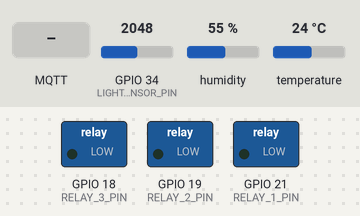
The sketch below on a simulated ESP32. On the bench: switched loads named in the sketch (green lamp = pin HIGH). Inputs (shaded band) come from the test bench; at power-on: GPIO 34 (LIGHT_SENSOR_PIN) = 2048, humidity 55 %, temperature 24 °C. WiFi joins after 1.5 s; servers stay silent unless stated; random numbers use the default seed unless the sketch sets one; no MQTT or app messages arrive unless stated; what the sketch prints to the serial monitor is not drawn.

Above: at 3.2 s.
3.3 s: MQTT message "1" arrives on the first subscribed topic
At 5.0 s:
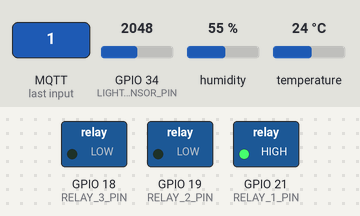
5.6 s: MQTT message "1" arrives on the second subscribed topic
At 6.7 s:
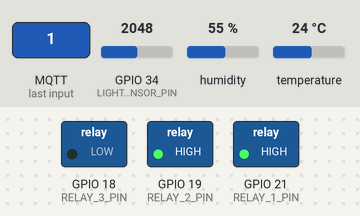
7.6 s: MQTT message "0" arrives on the first subscribed topic
At 9.4 s:
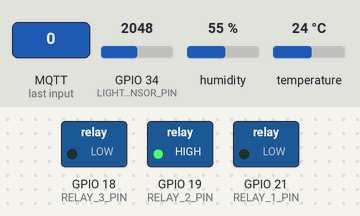
9.7 s: MQTT message "1" arrives on the third subscribed topic
At 11.3 s:
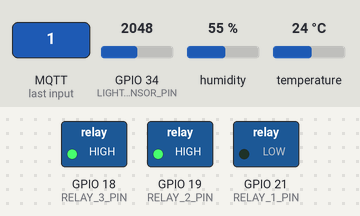
11.7 s: MQTT message "0" arrives on the second subscribed topic
At 12.9 s:
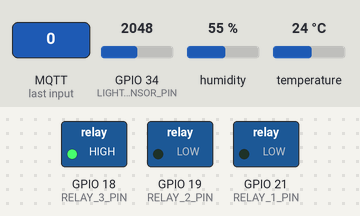
13.7 s: MQTT message "0" arrives on the third subscribed topic
At 14.6 s:
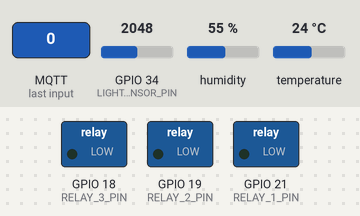
Timing chart, 0 to 16.7 s (numbered marks = the images above; inputs shaded):
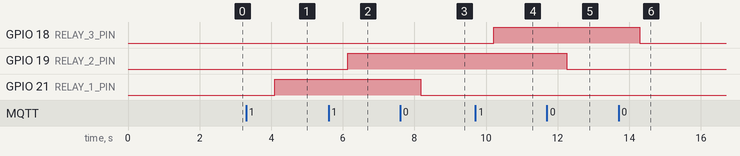

The sketch:

arduino_io_ino.ino
```cpp
#include <WiFi.h>
#include <PubSubClient.h>
#include <DHT.h>

// Cấu hình WiFi
const char *ssid = "Iphone";
const char *password = "87654321";

// Cấu hình MQTT
const char *mqtt_server = "172.20.10.5";
const int mqtt_port = 1883;
const char *mqtt_topic = "sensor";
const char *mqtt_topic_relay = "relay";

// Thông tin xác thực MQTT
const char *mqtt_user = "DongND";
const char *mqtt_pass = "dong1808";

// Chủ đề để gửi trạng thái relay
const char *relay_status_topic = "relay_status";

// Các chủ đề MQTT cho điều khiển relay
const char *relay_1_topic = "relay_1";
const char *relay_2_topic = "relay_2";
const char *relay_3_topic = "relay_3";

// Cấu hình DHT11
#define DHTPIN 4
#define DHTTYPE DHT11
DHT dht(DHTPIN, DHTTYPE);

// Cấu hình chân relay
#define RELAY_1_PIN 21
#define RELAY_2_PIN 19
#define RELAY_3_PIN 18

// Cấu hình chân cảm biến ánh sáng
#define LIGHT_SENSOR_PIN 34
#define maxLux 500

// Biến trạng thái relay
int state_1 = 0;
int state_2 = 0;
int state_3 = 0;

// MQTT client
WiFiClient espClient;
PubSubClient client(espClient);

// Hàm kết nối WiFi
void setup_wifi()
{
  delay(10);
  Serial.println();
  Serial.print("Connecting to ");
  Serial.println(ssid);

  WiFi.begin(ssid, password);

  while (WiFi.status() != WL_CONNECTED)
  {
    delay(1000);
    Serial.print(".");
  }

  Serial.println("");
  Serial.println("WiFi connected");
  Serial.println("IP address: ");
  Serial.println(WiFi.localIP());
}

// Hàm xử lý các tin nhắn MQTT
void callback(char *topic, byte *message, unsigned int length)
{
  String msg;

  for (int i = 0; i < length; i++)
  {
    msg += (char)message[i];
  }

  Serial.print("Message arrived on topic: ");
  Serial.println(topic);
  Serial.print("Message: ");
  Serial.println(msg);

  // Xử lý các relay dựa trên thông điệp nhận được
  if (String(topic) == relay_1_topic)
  {
    if (msg == "1")
    {
      digitalWrite(RELAY_1_PIN, HIGH);
      state_1 = 1;
      Serial.println("Relay 1 ON");
    }
    else if (msg == "0")
    {
      digitalWrite(RELAY_1_PIN, LOW);
      state_1 = 0;
      Serial.println("Relay 1 OFF");
    }
  }

  if (String(topic) == relay_2_topic)
  {
    if (msg == "1")
    {
      digitalWrite(RELAY_2_PIN, HIGH); // Bật relay 2
      state_2 = 1;                     // Cập nhật trạng thái relay 2
      Serial.println("Relay 2 ON");
    }
    else if (msg == "0")
    {
      digitalWrite(RELAY_2_PIN, LOW); // Tắt relay 2
      state_2 = 0;                    // Cập nhật trạng thái relay 2
      Serial.println("Relay 2 OFF");
    }
  }

  if (String(topic) == relay_3_topic)
  {
    if (msg == "1")
    {
      digitalWrite(RELAY_3_PIN, HIGH); // Bật relay 3
      state_3 = 1;                     // Cập nhật trạng thái relay 3
      Serial.println("Relay 3 ON");
    }
    else if (msg == "0")
    {
      digitalWrite(RELAY_3_PIN, LOW); // Tắt relay 3
      state_3 = 0;                    // Cập nhật trạng thái relay 3
      Serial.println("Relay 3 OFF");
    }
  }
}

// Hàm kết nối MQTT với thông tin xác thực
void reconnect()
{
  while (!client.connected())
  {
    Serial.print("Attempting MQTT connection...");
    if (client.connect("ESP32Client", mqtt_user, mqtt_pass))
    {
      Serial.println("connected");

      client.subscribe(relay_1_topic);
      client.subscribe(relay_2_topic);
      client.subscribe(relay_3_topic);
    }
    else
    {
      Serial.print("failed, rc=");
      Serial.print(client.state());
      Serial.println(" try again in 5 seconds");
      delay(5000);
    }
  }
}

void setup()
{
  Serial.begin(115200);
  dht.begin();
  setup_wifi();

  // Thiết lập chân điều khiển relay
  pinMode(RELAY_1_PIN, OUTPUT);
  pinMode(RELAY_2_PIN, OUTPUT);
  pinMode(RELAY_3_PIN, OUTPUT);

  // Thiết lập chân cảm biến ánh sáng
  pinMode(LIGHT_SENSOR_PIN, INPUT);

  client.setServer(mqtt_server, mqtt_port);
  client.setCallback(callback);
}

void loop()
{
  if (!client.connected())
  {
    reconnect();
  }
  client.loop();

  // Đọc dữ liệu từ DHT11
  float h = dht.readHumidity();
  float t = dht.readTemperature();

  // Kiểm tra nếu có lỗi khi đọc cảm biến
  if (isnan(h) || isnan(t))
  {
    Serial.println("Failed to read from DHT sensor!");
    return;
  }

  int sensorValue = analogRead(LIGHT_SENSOR_PIN);
  float voltage = sensorValue * (3.3 / 4095.0);
  float light = 500 - (voltage / 3.3) * maxLux;

  int db = random(1, 101);

  // Tạo JSON để gửi
  String payload = "{\"temperature\": ";
  payload += String(t);
  payload += ", \"humidity\": ";
  payload += String(h);
  payload += ", \"light\": ";
  payload += String(light);
  payload += ", \"db\": ";
  payload += String(db);
  payload += ", \"state_1\" : ";
  payload += String(state_1);
  payload += ", \"state_2\" : ";
  payload += String(state_2);
  payload += ", \"state_3\" : ";
  payload += String(state_3);
  payload += "}";

  // Gửi dữ liệu qua MQTT
  Serial.print("Publishing message: ");
  Serial.println(payload);
  client.publish(mqtt_topic, (char *)payload.c_str());

  // Chờ 1 giây trước khi gửi lần tiếp theo
  delay(1000);
}
```

Measured:
- after the input at 3.3 s, GPIO 21 (RELAY_1_PIN): LOW → HIGH after 0.80 s
- after the input at 5.6 s, GPIO 19 (RELAY_2_PIN): LOW → HIGH after 0.54 s
- after the input at 7.6 s, GPIO 21 (RELAY_1_PIN): HIGH → LOW after 0.58 s
- after the input at 9.7 s, GPIO 18 (RELAY_3_PIN): LOW → HIGH after 0.51 s
- after the input at 11.7 s, GPIO 19 (RELAY_2_PIN): HIGH → LOW after 0.55 s
- after the input at 13.7 s, GPIO 18 (RELAY_3_PIN): HIGH → LOW after 0.59 s
